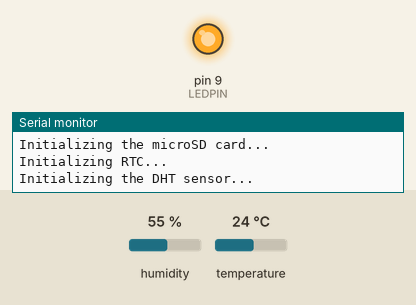
This sketch was run on a simulated Arduino Uno, built with avr-gcc and run on an emulated ATmega328P. On the bench: output pins drawn as LEDs (lit = HIGH), the last lines printed to the serial monitor. Wiring (inferred from the names in the program): DHT22 sensor: data pin 7. The inputs (shaded band) are chosen by the test bench; at power-on: humidity 55 %, temperature 24 °C. The local clock reads 2024-03-15 10:24:30 at power-on unless the sketch sets it; storage starts empty; pins used as bus, display or sensor lines are not drawn.

Above: at 0.7 s.
At 31.5 s:
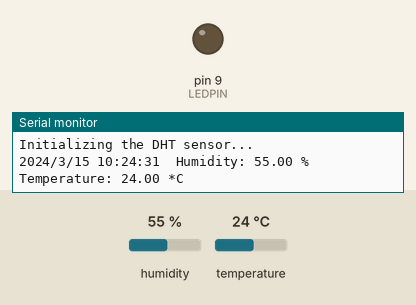
Timing chart, 0 to 80.0 s (numbered marks = the images above):
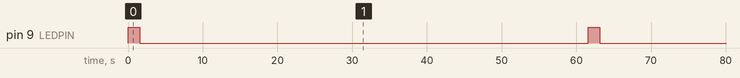

Measured:
- by itself, pin 9 (LEDPIN): alternates HIGH for 1.5 s and LOW for 60.0 s

The sketch:

TemperatureHumidityMonitor.ino
```cpp
// (licence header left out)
#include <Wire.h>
#include <DHT.h>
#include <RTClib.h>
#include <SdFat.h>

#define DHTPIN 7
#define DHTVCCPIN 2
#define DHTTYPE DHT22
#define CSPIN 4
#define LEDPIN 9

RTC_DS1307 RTC;
DHT dht(DHTPIN, DHTTYPE);
SdFat sd;
SdFile csvFile;

void setup() {
  pinMode(DHTVCCPIN, OUTPUT);
  pinMode(LEDPIN, OUTPUT);

  Serial.begin(9600);

  Serial.println("Initializing the microSD card...");
  while (!sd.begin(CSPIN, SPI_HALF_SPEED)) {
    sd.initErrorPrint();
    delay(1000);
  }

  Serial.println("Initializing RTC...");
  Wire.begin();
  RTC.begin();

  Serial.println("Initializing the DHT sensor...");
  dht.begin();
}

void loop() {
  // Power the DHT sensor
  digitalWrite(DHTVCCPIN, HIGH);
  digitalWrite(LEDPIN, HIGH);

  // Wait 1 second for the sensor and SD card to stabilize
  delay(1000);

  // Get the current date
  DateTime now = RTC.now();

  // Read the temperature and the humidity
  float h = dht.readHumidity();
  float t = dht.readTemperature();

  // Turn off the sensor
  digitalWrite(DHTVCCPIN, LOW);

  // Check if returns are valid, if they are NaN (not a number) then something went wrong!
  if (isnan(t) || isnan(h)) {
    Serial.println("Failed to read from DHT sensor");
    digitalWrite(LEDPIN, LOW);
    return;
  }

  // Open the CSV file for writing
  while (!csvFile.open("monitor.csv", O_RDWR | O_CREAT | O_AT_END)) {
    sd.errorPrint("Failed to open monitor.csv for writing");
    delay(1000);
  }

  // Print the current date to the console
  Serial.print(now.year(), DEC);
  Serial.print('/');
  Serial.print(now.month(), DEC);
  Serial.print('/');
  Serial.print(now.day(), DEC);
  Serial.print(' ');
  Serial.print(now.hour(), DEC);
  Serial.print(':');
  Serial.print(now.minute(), DEC);
  Serial.print(':');
  Serial.print(now.second(), DEC);
  Serial.print("\t");

  // Print the temperature and the humidity in the console
  Serial.print("Humidity: ");
  Serial.print(h);
  Serial.print(" %\t");
  Serial.print("Temperature: ");
  Serial.print(t);
  Serial.println(" *C");

  // Write the current date in the CSV file
  csvFile.print(now.year(), DEC);
  csvFile.print('/');
  csvFile.print(now.month(), DEC);
  csvFile.print('/');
  csvFile.print(now.day(), DEC);
  csvFile.print(' ');
  csvFile.print(now.hour(), DEC);
  csvFile.print(':');
  csvFile.print(now.minute(), DEC);
  csvFile.print(':');
  csvFile.print(now.second(), DEC);
  csvFile.print(",");

  // Write the temperature and the humidity in the CSV file
  csvFile.print(h);
  csvFile.print(",");
  csvFile.println(t);

  // Close the file
  while (!csvFile.close()) {
    sd.errorPrint("Failed to close monitor.csv");
    delay(1000);
  }

  digitalWrite(LEDPIN, LOW);

  // Wait 60 seconds
  delay(60000);
}
```
